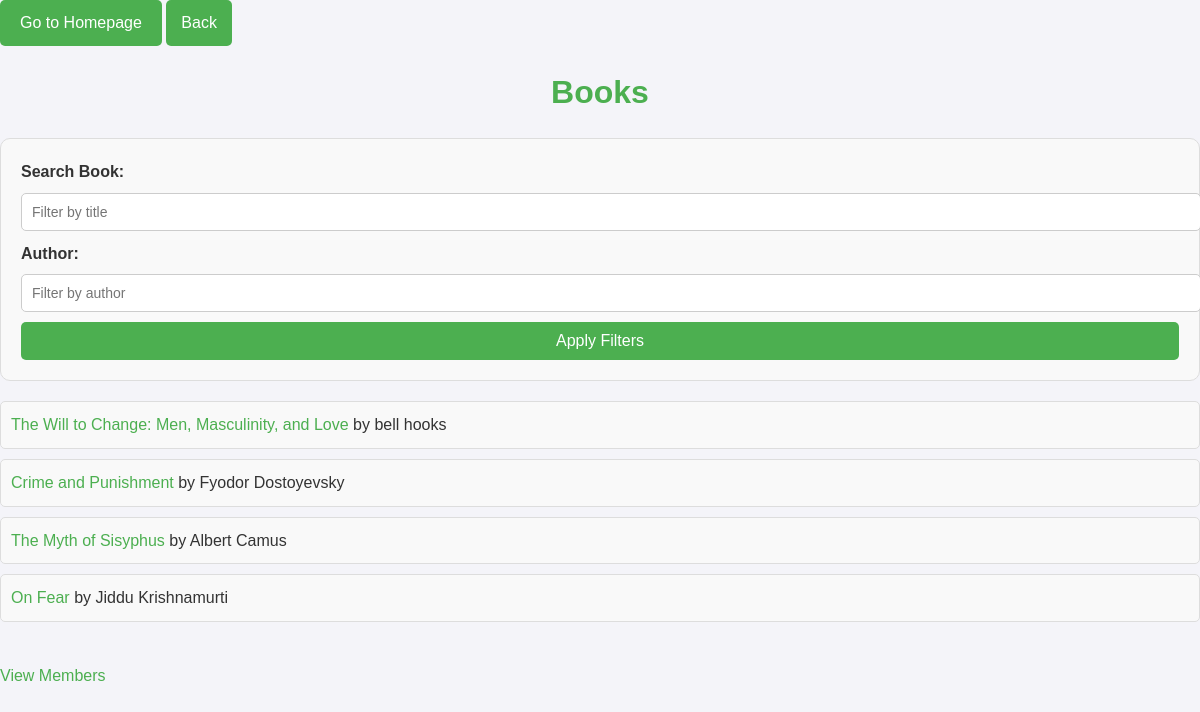
The app's page /project/books/, older data.
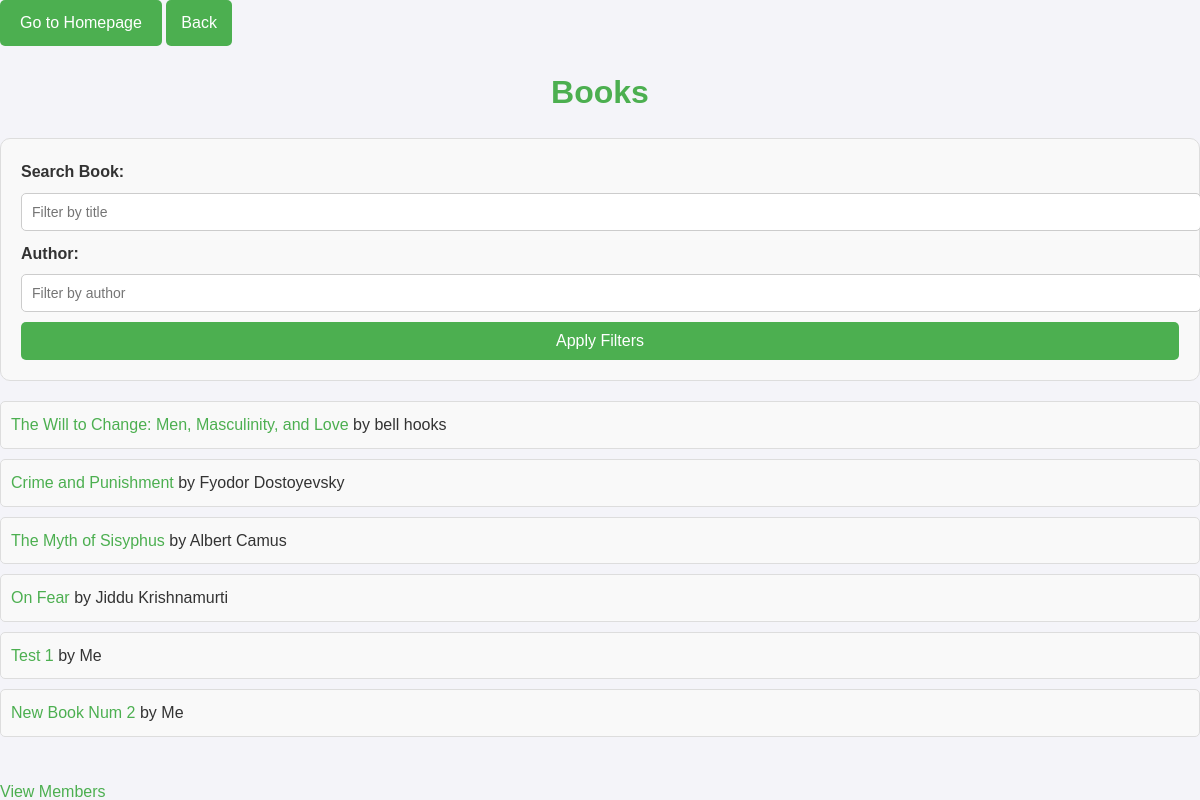
The same page, newer data.
### project/models.py (models this page shows, shortened)
class Book(models.Model):
    title = models.CharField(max_length=200)
    author = models.CharField(max_length=100)
    genre = models.CharField(max_length=50)
    publication_year = models.IntegerField()
    isbn = models.CharField(max_length=20)

### project/views.py (the view)
# urls.py: path('books/', BookListView.as_view(), name='book-list'),
class BookListView(ListView):
    model = Book
    template_name = 'project/book_list.html'
    context_object_name = 'books'
    def get_queryset(self):
        queryset = super().get_queryset()
        query = self.request.GET.get('q', '')
        author = self.request.GET.get('author', '')
        if query:
            queryset = queryset.filter(title__icontains=query)
        if author:
            queryset = queryset.filter(author__icontains=author)
        return queryset

### project/templates/project/book_list.html (shortened to what this page needs)
<!DOCTYPE html>
<html>
<head>
    {% load static %}
    <link rel="stylesheet" type="text/css" href="{% static 'project/css/styles.css' %}">
</head>
<body>
    <a href="{% url 'homepage' %}" class="home-button">Go to Homepage</a>
    <a href="javascript:history.back()" class="back-button">Back</a>
    <h1>Books</h1>
    <form method="get">
        <label for="search">Search Book:</label>
        <input type="text" name="q" id="search" placeholder="Filter by title" value="{{ request.GET.q }}">
        <label for="author">Author:</label>
        <input type="text" name="author" id="author" placeholder="Filter by author" value="{{ request.GET.author }}">
        <button type="submit">Apply Filters</button>
    </form>
    <ul>
        {% for book in books %}
            <li>
                <a href="{% url 'book-detail' book.pk %}">{{ book.title }}</a> by {{ book.author }}
            </li>
        {% endfor %}
    </ul>
    <br>
    <a href="/project/members/">View Members</a>
</body>
</html>

Row changes from the older to the newer data that the page shows:
added Book: title "Test 1", author "Me"
added Book: title "New Book Num 2", author "Me"
